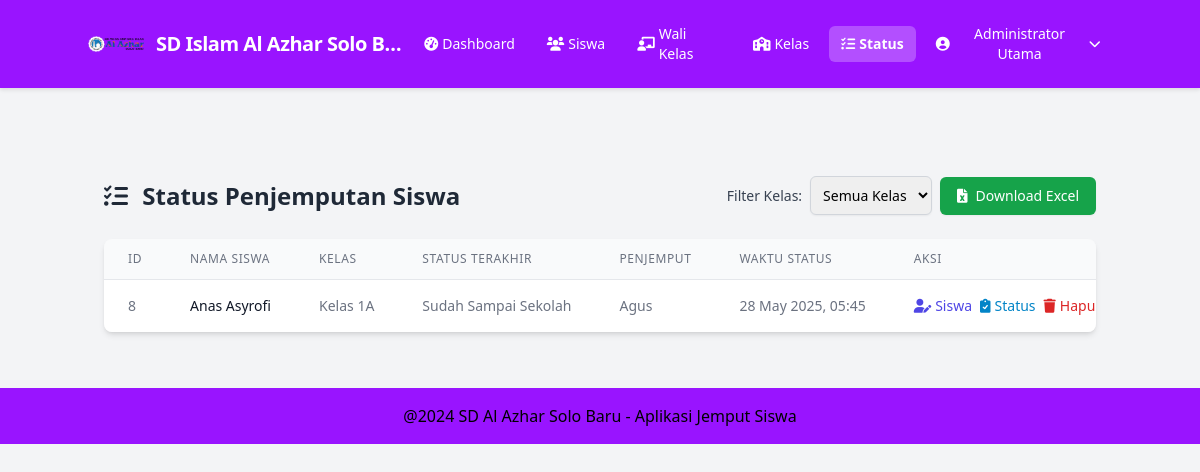
The app's page /admin/status_siswa.php (signed in) with its own data.
### tables this page shows
CREATE TABLE `pengaturan` (
  `id` int(11) NOT NULL,
  `nama_sekolah` varchar(100) DEFAULT 'Nama Sekolah Default',
  `logo_sekolah` varchar(255) DEFAULT NULL,
  `header_image` varchar(255) DEFAULT NULL,
  `footer_text` varchar(255) DEFAULT '© Aplikasi Penjemputan Siswa',
  `header_color` varchar(7) DEFAULT '#FFFFFF' COMMENT 'Warna latar header (hex)',
  `footer_color` varchar(7) DEFAULT '#333333' COMMENT 'Warna latar footer (hex)'
);

CREATE TABLE `siswa` (
  `id` int(11) NOT NULL,
  `nama_siswa` varchar(100) NOT NULL,
  `kelas_id` int(11) NOT NULL,
  `id_wali_murid` int(11) NOT NULL
);

CREATE TABLE `kelas` (
  `id` int(11) NOT NULL,
  `nama_kelas` varchar(50) NOT NULL
);

### admin/status_siswa.php (the view, shortened to what the rows shown need)
<?php
include '../includes/db.php';
$selected_kelas_id = isset($_GET['kelas_id']) && $_GET['kelas_id'] !== '' ? (int)$_GET['kelas_id'] : null;
$data_for_table_and_excel = [];
$sql_where_clause = "";
$query_status_data = "
    SELECT
        s.id AS siswa_id,
        s.nama_siswa,
        k.nama_kelas,
        sp_latest.status AS status_terakhir,
        sp_latest.nama_penjemput,
        sp_latest.waktu_update_status AS waktu_status_terakhir
    FROM siswa s
    LEFT JOIN kelas k ON s.kelas_id = k.id
    LEFT JOIN (
        SELECT
            sp1.siswa_id,
            sp1.status,
            sp1.nama_penjemput,
            sp1.waktu_update_status
        FROM status_penjemputan sp1
        INNER JOIN (
            SELECT siswa_id, MAX(waktu_update_status) AS max_waktu_update
            FROM status_penjemputan
            GROUP BY siswa_id
        ) sp2 ON sp1.siswa_id = sp2.siswa_id AND sp1.waktu_update_status = sp2.max_waktu_update
    ) sp_latest ON s.id = sp_latest.siswa_id
    $sql_where_clause
    ORDER BY k.nama_kelas, s.nama_siswa;
";
$stmt_status_data = $conn->prepare($query_status_data);
if ($stmt_status_data) {
    $stmt_status_data->execute();
    $result_status_data = $stmt_status_data->get_result();
    if($result_status_data){
        while ($row_data = $result_status_data->fetch_assoc()) {
            $data_for_table_and_excel[] = $row_data;
        }
    } else {
      $_SESSION['flash_message_status_siswa'] = "<p class='text-red-500'>Error mengambil data: " . htmlspecialchars($stmt_status_data->error) . "</p>";
    }
} else {
    $_SESSION['flash_message_status_siswa'] = "<p class='text-red-500'>Error preparing statement untuk data: " . htmlspecialchars($conn->error) . "</p>";
}
$assets_path_prefix = '../';
include '../includes/header.php';
function formatStatusPenjemputan($status_db) {
    $status_display = [
        'masuk_kelas' => 'Masuk Kelas',
        'tidak_masuk' => 'Tidak Masuk',
        'proses_belajar' => 'Proses Belajar',
        'perjalanan_jemput' => 'Perjalanan Jemput',
        'lima_menit_sampai' => '5 Menit Sampai',
        'sudah_sampai_sekolah' => 'Sudah Sampai Sekolah',
        'sudah_dijemput' => 'Sudah Dijemput',
        'tidak_hadir_info_jemput' => 'Tidak Hadir (Info Jemput)'
    ];
    return $status_display[$status_db] ?? ucfirst(str_replace('_', ' ', $status_db));
}
?>
<div class="container mx-auto px-4 py-8">
    <div class="flex flex-col md:flex-row justify-between items-center mb-6 gap-4">
        <h2 class="text-2xl font-bold text-gray-800"><i class="fas fa-tasks mr-2"></i> Status Penjemputan Siswa</h2>
    </div>
    <div class="bg-white shadow-md rounded-lg overflow-x-auto">
        <table class="w-full min-w-full divide-y divide-gray-200">
            <thead class="bg-gray-50">
                <tr>
                    <th class="px-6 py-3 text-left text-xs font-medium text-gray-500 uppercase tracking-wider">ID</th>
                    <th class="px-6 py-3 text-left text-xs font-medium text-gray-500 uppercase tracking-wider">Nama Siswa</th>
                    <th class="px-6 py-3 text-left text-xs font-medium text-gray-500 uppercase tracking-wider">Kelas</th>
                    <th class="px-6 py-3 text-left text-xs font-medium text-gray-500 uppercase tracking-wider">Status Terakhir</th>
                    <th class="px-6 py-3 text-left text-xs font-medium text-gray-500 uppercase tracking-wider">Penjemput</th>
                    <th class="px-6 py-3 text-left text-xs font-medium text-gray-500 uppercase tracking-wider">Waktu Status</th>
                    <th class="px-6 py-3 text-left text-xs font-medium text-gray-500 uppercase tracking-wider">Aksi</th>
                </tr>
            </thead>
            <tbody class="bg-white divide-y divide-gray-200">
                <?php
                if (!empty($data_for_table_and_excel)) {
                    foreach ($data_for_table_and_excel as $row) {
                        echo "<tr>";
                        echo "<td class='px-6 py-4 whitespace-nowrap text-sm text-gray-500'>" . htmlspecialchars($row['siswa_id']) . "</td>";
                        echo "<td class='px-6 py-4 whitespace-nowrap text-sm font-medium text-gray-900'>" . htmlspecialchars($row['nama_siswa']) . "</td>";
                        echo "<td class='px-6 py-4 whitespace-nowrap text-sm text-gray-500'>" . htmlspecialchars($row['nama_kelas'] ?? 'N/A') . "</td>";
                        echo "<td class='px-6 py-4 whitespace-nowrap text-sm text-gray-500'>";
                        echo !empty($row['status_terakhir']) ? htmlspecialchars(formatStatusPenjemputan($row['status_terakhir'])) : "<span class='text-gray-400 italic'>Belum ada</span>";
                        echo "</td>";
                        echo "<td class='px-6 py-4 whitespace-nowrap text-sm text-gray-500'>" . htmlspecialchars($row['nama_penjemput'] ?? '-') . "</td>";
                        echo "<td class='px-6 py-4 whitespace-nowrap text-sm text-gray-500'>";
                        echo !empty($row['waktu_status_terakhir']) ? (new DateTime($row['waktu_status_terakhir']))->format('d M Y, H:i') : "-";
                        echo "</td>";
                        echo "<td class='px-6 py-4 whitespace-nowrap text-sm font-medium space-x-1 md:space-x-2'>";
                        echo "<a href='edit_siswa.php?id=" . htmlspecialchars($row['siswa_id']) . ($selected_kelas_id ? '&ref_kelas_id='.$selected_kelas_id.'&ref_page=status_siswa' : '&ref_page=status_siswa') . "' class='text-indigo-600 hover:text-indigo-900' title='Edit Data Siswa'><i class='fas fa-user-edit'></i><span class='hidden sm:inline ml-1'>Siswa</span></a>";
                        echo "<a href='edit_status_siswa.php?siswa_id=" . htmlspecialchars($row['siswa_id']) . ($selected_kelas_id ? '&ref_kelas_id='.$selected_kelas_id : '') . "' class='text-sky-600 hover:text-sky-900' title='Edit Status Penjemputan'><i class='fas fa-clipboard-check'></i><span class='hidden sm:inline ml-1'>Status</span></a>";
                        echo "<a href='status_siswa.php?hapus_siswa=" . htmlspecialchars($row['siswa_id']) . ($selected_kelas_id ? '&kelas_id='.$selected_kelas_id : '') . "' class='text-red-600 hover:text-red-900' onclick='return confirm(\"Hapus siswa " . htmlspecialchars(addslashes($row['nama_siswa'])) . "? Ini juga akan menghapus riwayat status penjemputan dan kehadirannya.\")' title='Hapus Siswa'><i class='fas fa-trash'></i><span class='hidden sm:inline ml-1'>Hapus</span></a>";
                        echo "</td>";
                        echo "</tr>";
                    }
                }
                ?>
            </tbody>
        </table>
    </div>
</div>
<?php
include '../includes/footer.php';
?>

### includes/header.php (shortened to what the rows shown need)
<?php
$is_root_page = (isset($current_page_depth) && $current_page_depth === 'root');
$nama_sekolah_display = 'Aplikasi Penjemputan Siswa';
$logo_src_default_base = 'assets/images/default_logo.png';
$assets_css_base = 'assets/css/style.css';
$base_path_for_includes = $is_root_page ? './' : '../';
$logo_src_default = $is_root_page ? $logo_src_default_base : '../' . $logo_src_default_base;
$assets_css_path = $is_root_page ? $assets_css_base : '../' . $assets_css_base;
if (isset($assets_path_prefix)) {
    $assets_path_prefix_normalized = rtrim($assets_path_prefix, '/') . '/';
    $assets_css_path = $assets_path_prefix_normalized . ltrim($assets_css_base, './');
    $logo_src_default = $assets_path_prefix_normalized . ltrim($logo_src_default_base, './');
}
$logo_src_to_use = $logo_src_default;
$header_style_attribute = '';
$header_text_style_attribute = '';
$header_default_bg_class = 'bg-indigo-600';
$header_default_text_class = 'text-white';
if (isset($conn) && $conn) {
    $query_pengaturan = "SELECT nama_sekolah, logo_sekolah, header_color, footer_color FROM pengaturan WHERE id = 1 LIMIT 1";
    $result_pengaturan = $conn->query($query_pengaturan);
    if ($result_pengaturan && $result_pengaturan->num_rows > 0) {
        $pengaturan_db = $result_pengaturan->fetch_assoc();
        if (!empty($pengaturan_db['nama_sekolah'])) {
            $nama_sekolah_display = $pengaturan_db['nama_sekolah'];
        }
        if (!empty($pengaturan_db['logo_sekolah'])) {
            $path_from_db = ltrim($pengaturan_db['logo_sekolah'], '/');
            $potential_logo_src = $is_root_page ? $path_from_db : '../' . $path_from_db;
            $check_path_logo_db_server_root = rtrim($_SERVER['DOCUMENT_ROOT'], '/') . '/' . $path_from_db;
            if (file_exists($check_path_logo_db_server_root)) {
                $logo_src_to_use = $potential_logo_src;
            }
        }
        if (!empty($pengaturan_db['header_color']) && preg_match('/^#[a-f0-9]{6}$/i', $pengaturan_db['header_color'])) {
            $db_header_color_val = $pengaturan_db['header_color'];
            $header_style_attribute = "style=\"background-color: " . htmlspecialchars($db_header_color_val) . ";\"";
            if (!function_exists('is_dark_color_for_header_v2')) {
                function is_dark_color_for_header_v2($hexcolor){
                    $hexcolor = ltrim($hexcolor, '#');
                    $r = hexdec(substr($hexcolor,0,2)); $g = hexdec(substr($hexcolor,2,2)); $b = hexdec(substr($hexcolor,4,2));
                    return ((($r*299)+($g*587)+($b*114))/1000 <= 128);
                }
            }
            $header_text_color_val = is_dark_color_for_header_v2($db_header_color_val) ? '#FFFFFF' : '#1F2937';
            $header_text_style_attribute = "style=\"color: " . htmlspecialchars($header_text_color_val) . ";\"";
            $header_default_bg_class = '';
            $header_default_text_class = '';
        }
    } elseif (isset($conn) && $conn->error) {
        error_log("Header.php - DB query pengaturan error: " . $conn->error);
    }
}
$home_link = $base_path_for_includes . 'login.php';
if (isset($_SESSION['user_id']) && isset($_SESSION['role'])) {
    switch ($_SESSION['role']) {
        case 'admin':
            $home_link = $base_path_for_includes . 'admin/index.php';
            break;
    }
}
?>
<!DOCTYPE html>
<html lang="id">
<head>
    <script src="https://cdn.tailwindcss.com"></script>
    <link rel="stylesheet" href="https://cdnjs.cloudflare.com/ajax/libs/font-awesome/6.0.0-beta3/css/all.min.css">
    <?php
        $css_check_path = $is_root_page ? rtrim($_SERVER['DOCUMENT_ROOT'], '/') . '/' . ltrim($assets_css_path, './') : realpath(__DIR__ . '/' . $assets_css_path) ;
        if ($css_check_path && file_exists($css_check_path)):
    ?>
        <link rel="stylesheet" href="<?php echo htmlspecialchars($assets_css_path); ?>?v=<?php echo time(); ?>">
    <?php endif; ?>
</head>
<body class="bg-gray-100 font-sans">
    <header class="app-header p-3 md:p-4 sticky top-0 z-50 <?php echo $header_default_bg_class; ?> <?php echo $header_default_text_class; ?>" <?php echo $header_style_attribute; ?>>
        <div class="container mx-auto flex justify-between items-center">
            <a href="<?php echo htmlspecialchars($home_link); ?>" class="flex items-center space-x-2 sm:space-x-3 min-w-0">
                <?php
                    $final_logo_to_display = null;
                    $path_check_logo = rtrim($_SERVER['DOCUMENT_ROOT'], '/') . '/' . ltrim($logo_src_to_use, './');
                    if (file_exists($path_check_logo)) {
                        $final_logo_to_display = $logo_src_to_use;
                    } else {
                         $path_check_default_logo = rtrim($_SERVER['DOCUMENT_ROOT'], '/') . '/' . ltrim($logo_src_default, './');
                         if (file_exists($path_check_default_logo)) {
                             $final_logo_to_display = $logo_src_default;
                         }
                    }
                    if ($final_logo_to_display):
                ?>
                    <img src="<?php echo htmlspecialchars($final_logo_to_display); ?>?t=<?php echo time(); ?>" alt="Logo Sekolah" class="h-10 w-10 sm:h-12 sm:w-12 md:h-14 md:w-14 object-contain rounded-full flex-shrink-0">
                <?php else: ?>
                    <div class="h-10 w-10 sm:h-12 sm:w-12 md:h-14 md:w-14 bg-white flex items-center justify-center rounded-full text-indigo-600 text-xl sm:text-2xl font-bold flex-shrink-0">
                        <i class="fas fa-school"></i>
                    </div>
                <?php endif; ?>
                <span class="text-md sm:text-lg md:text-xl font-semibold tracking-tight truncate" <?php echo $header_text_style_attribute; ?>><?php echo htmlspecialchars($nama_sekolah_display); ?></span>
            </a>
        </div>
    </header>
</body>
</html>

### includes/footer.php (shortened to what the rows shown need)
<?php
$footer_text_display = 'Aplikasi Penjemputan Siswa © ' . date('Y');
$footer_actual_bg_style = '';
$footer_actual_text_style = '';
$footer_default_bg_class = 'bg-blue-600';
$footer_default_text_class = 'text-white';
if (isset($conn) && $conn instanceof mysqli && empty($conn->connect_error)) {
    try {
        $query_footer = "SELECT footer_text, footer_color FROM pengaturan WHERE id = 1 LIMIT 1";
        $result_footer = $conn->query($query_footer);
        if ($result_footer && $result_footer->num_rows > 0) {
            $footer_db_data = $result_footer->fetch_assoc();
            if (isset($footer_db_data['footer_text']) && !empty(trim($footer_db_data['footer_text']))) {
                $footer_text_display = $footer_db_data['footer_text'];
            }
            if (isset($footer_db_data['footer_color']) && !empty($footer_db_data['footer_color']) && preg_match('/^#[a-f0-9]{6}$/i', $footer_db_data['footer_color'])) {
                $db_footer_color_val = $footer_db_data['footer_color'];
                $footer_actual_bg_style = "style=\"background-color: " . htmlspecialchars($db_footer_color_val) . ";\"";
                if (!function_exists('is_dark_color_for_footer')) {
                    function is_dark_color_for_footer($hexcolor){
                        $hexcolor = ltrim($hexcolor, '#');
                        $r = hexdec(substr($hexcolor,0,2)); $g = hexdec(substr($hexcolor,2,2)); $b = hexdec(substr($hexcolor,4,2));
                        return ((($r*299)+($g*587)+($b*114))/1000 <= 128);
                    }
                }
                $footer_text_color_val = is_dark_color_for_footer($db_footer_color_val) ? '#FFFFFF' : '#1F2937';
                $footer_actual_text_style = "style=\"color: " . htmlspecialchars($footer_text_color_val) . ";\"";
                $footer_default_bg_class = '';
                $footer_default_text_class = '';
            }
        }
    } catch (Exception $e) {
        error_log("Error fetching footer data from DB in footer.php: " . $e->getMessage());
    }
} else {
}
?>
    <footer class="p-4 mt-6 w-full <?php echo $footer_default_bg_class; ?> <?php echo $footer_default_text_class; ?>" <?php echo $footer_actual_bg_style; ?> <?php echo $footer_actual_text_style; ?>>
        <div class="container mx-auto text-center">
            <marquee behavior="scroll" direction="left" scrollamount="5">
                <?php echo htmlspecialchars($footer_text_display); ?>
            </marquee>
        </div>
    </footer>
</body>
</html>

### records on screen
pengaturan: logo_sekolah (picture), nama_sekolah "SD Islam Al Azhar Solo B…", footer_text "@2024 SD Al Azhar Solo Baru - Aplikasi Jemput Siswa"
siswa: id "8", nama_siswa "Anas Asyrofi", kelas.nama_kelas "Kelas 1A", status_terakhir "Sudah Sampai Sekolah", nama_penjemput "Agus", format "28 May 2025, 05:45"

### other values on screen
$_SESSION['nama_user'] "Administrator Utama"
